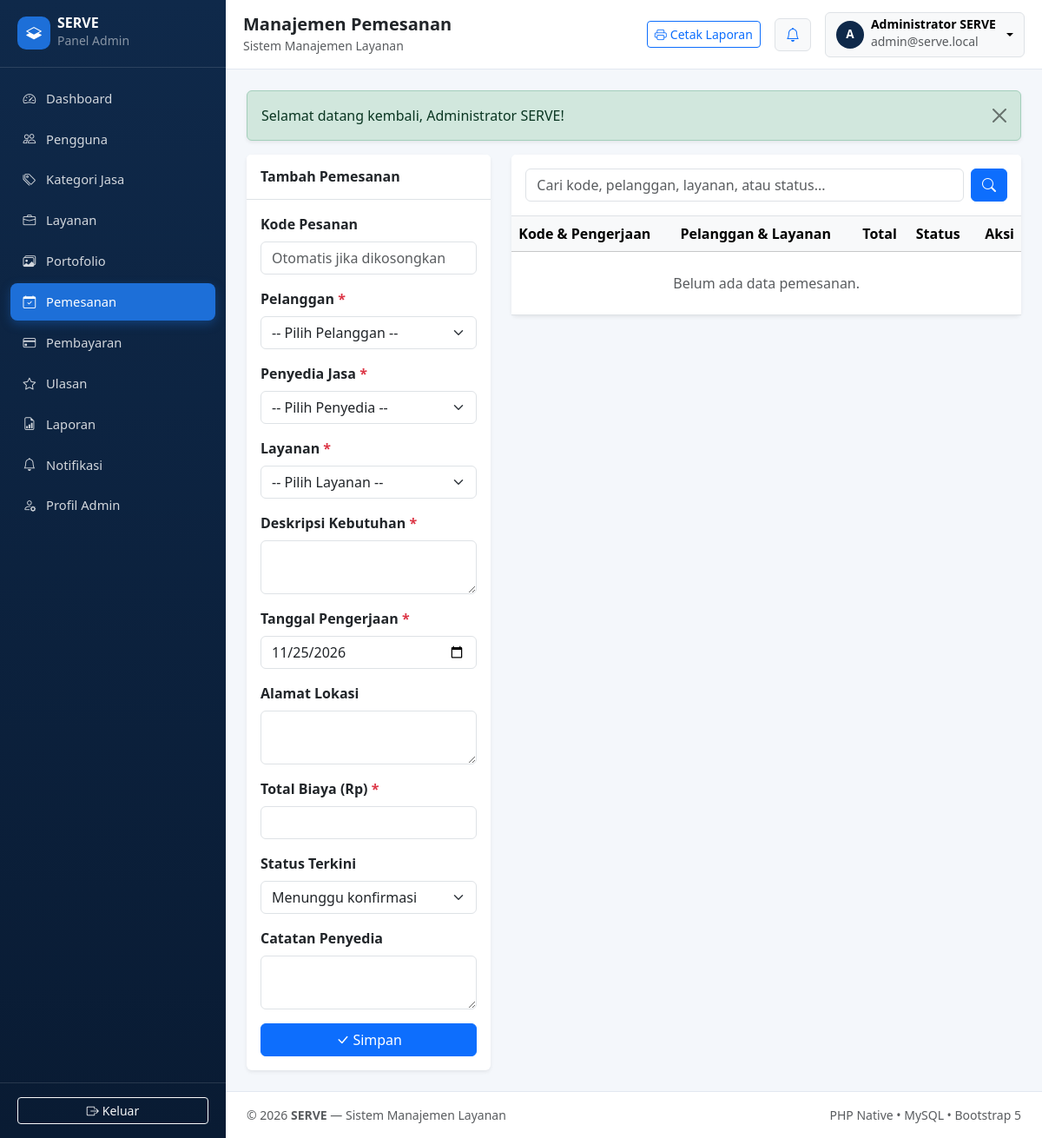
The app's page /admin/orders.php (signed in) with its own data.
### tables this page shows
CREATE TABLE IF NOT EXISTS `users` (
  `id` INT UNSIGNED NOT NULL AUTO_INCREMENT,
  `nama_lengkap` VARCHAR(120) NOT NULL,
  `email` VARCHAR(150) NOT NULL,
  `password` VARCHAR(255) NOT NULL,
  `role` ENUM('admin', 'penyedia', 'pelanggan') NOT NULL DEFAULT 'pelanggan',
  `no_telepon` VARCHAR(25) DEFAULT NULL,
  `alamat` TEXT DEFAULT NULL,
  `foto_profil` VARCHAR(255) DEFAULT NULL,
  `bio_penyedia` TEXT DEFAULT NULL,
  `pengalaman_tahun` SMALLINT UNSIGNED DEFAULT 0,
  `status_akun` ENUM('aktif', 'nonaktif') NOT NULL DEFAULT 'aktif',
  `created_at` DATETIME NOT NULL DEFAULT CURRENT_TIMESTAMP,
  `updated_at` DATETIME NOT NULL DEFAULT CURRENT_TIMESTAMP ON UPDATE CURRENT_TIMESTAMP,
  PRIMARY KEY (`id`),
  UNIQUE KEY `uk_users_email` (`email`),
  KEY `idx_users_role_status` (`role`, `status_akun`)
);

### includes/functions.php (called while the page is built, shortened)
<?php
require_once __DIR__ . '/flash.php';
function url(string $path = ''): string
{
    $cleanPath = ltrim($path, '/');
    return BASE_URL . '/' . $cleanPath;
}
function e(?string $value): string
{
    return htmlspecialchars($value ?? '', ENT_QUOTES, 'UTF-8');
}

### includes/auth_guard.php (called while the page is built, shortened)
<?php
require_once __DIR__ . '/functions.php';
function isLoggedIn(): bool
{
    return !empty($_SESSION['user']) && is_array($_SESSION['user']) && !empty($_SESSION['user']['id']);
}
function currentUser(): ?array
{
    return $_SESSION['user'];
}
function requireLogin(): void
{
    $userId = (int) $_SESSION['user']['id'];
    $pdo = getDBConnection();
    $stmt = $pdo->prepare(
        'SELECT id, nama_lengkap, email, role, foto_profil, status_akun FROM users WHERE id = :id LIMIT 1'
    );
    $stmt->execute(['id' => $userId]);
}
function requireRole(string|array $allowedRoles): void
{
    requireLogin();
}

### admin/_layout.php (the view, shortened to what this page needs)
<?php
require_once __DIR__ . '/../includes/auth_guard.php';
requireRole('admin');
function renderAdminHeader(string $pageTitle, string $activeNav, array $chartData = []): void
{
    $adminUser = currentUser();
    $adminName = (string) ($adminUser['nama_lengkap'] ?? 'Administrator');
    $adminEmail = (string) ($adminUser['email'] ?? '');
    $navItems = [
        ['key' => 'dashboard',     'label' => 'Dashboard',      'icon' => 'bi-speedometer2',           'href' => 'admin/dashboard.php'],
        ['key' => 'users',         'label' => 'Pengguna',       'icon' => 'bi-people',                 'href' => 'admin/users.php'],
        ['key' => 'categories',    'label' => 'Kategori Jasa',  'icon' => 'bi-tags',                   'href' => 'admin/categories.php'],
        ['key' => 'services',      'label' => 'Layanan',        'icon' => 'bi-briefcase',              'href' => 'admin/services.php'],
        ['key' => 'portfolios',    'label' => 'Portofolio',     'icon' => 'bi-images',                 'href' => 'admin/portfolios.php'],
        ['key' => 'orders',        'label' => 'Pemesanan',      'icon' => 'bi-calendar-check',         'href' => 'admin/orders.php'],
        ['key' => 'payments',      'label' => 'Pembayaran',     'icon' => 'bi-credit-card',            'href' => 'admin/payments.php'],
        ['key' => 'reviews',       'label' => 'Ulasan',         'icon' => 'bi-star',                   'href' => 'admin/reviews.php'],
        ['key' => 'reports',       'label' => 'Laporan',        'icon' => 'bi-file-earmark-bar-graph', 'href' => 'admin/reports.php'],
        ['key' => 'notifications', 'label' => 'Notifikasi',     'icon' => 'bi-bell',                   'href' => 'admin/notifications.php'],
        ['key' => 'profile',       'label' => 'Profil Admin',   'icon' => 'bi-person-gear',            'href' => 'admin/profile.php'],
    ];
    ?>
<!DOCTYPE html>
<html lang="id">
<head>
    <link href="https://cdn.jsdelivr.net/npm/bootstrap@5.3.3/dist/css/bootstrap.min.css" rel="stylesheet">
    <link href="https://cdn.jsdelivr.net/npm/bootstrap-icons@1.11.3/font/bootstrap-icons.min.css" rel="stylesheet">
    <link href="<?= e(url('assets/css/style.css')); ?>" rel="stylesheet">
</head>
<body class="serve-admin-body">
<div class="serve-admin-wrapper">
    <aside class="serve-sidebar" id="serveSidebar">
        <div class="serve-sidebar-brand">
            <a href="<?= e(url('admin/dashboard.php')); ?>" class="d-flex align-items-center gap-2 text-white text-decoration-none">
                <span class="serve-brand-badge"><i class="bi bi-layers-half"></i></span>
                <div>
                    <div class="fw-bold lh-1"><?= e(APP_NAME); ?></div>
                    <small class="text-white-50">Panel Admin</small>
                </div>
            </a>
        </div>
        <nav class="serve-sidebar-nav" aria-label="Menu Administrator">
            <?php foreach ($navItems as $item): ?>
                <?php $isActive = ($activeNav === $item['key']); ?>
                <a href="<?= e(url($item['href'])); ?>" class="serve-nav-link <?= $isActive ? 'active' : ''; ?>">
                    <i class="bi <?= e($item['icon']); ?>"></i>
                    <span><?= e($item['label']); ?></span>
                </a>
            <?php endforeach; ?>
        </nav>
        <div class="serve-sidebar-footer">
            <a href="<?= e(url('auth/logout.php')); ?>" class="btn btn-outline-light btn-sm w-100">
                <i class="bi bi-box-arrow-right me-1"></i>Keluar
            </a>
        </div>
    </aside>
    <div class="serve-main-panel">
        <header class="serve-topbar">
            <div class="d-flex align-items-center gap-2">
                <div>
                    <h1 class="h5 fw-bold mb-0 text-dark"><?= e($pageTitle); ?></h1>
                    <small class="text-muted d-none d-sm-inline"><?= e(defined('APP_TAGLINE') ? (string) APP_TAGLINE : 'Sistem Manajemen Layanan'); ?></small>
                </div>
            </div>
            <div class="d-flex align-items-center gap-3">
                <a href="<?= e(url('admin/reports.php')); ?>" class="btn btn-outline-primary btn-sm d-none d-sm-inline-flex align-items-center gap-1" title="Pusat Laporan & Cetak">
                    <i class="bi bi-printer"></i>
                    <span>Cetak Laporan</span>
                </a>
                <a href="<?= e(url('admin/notifications.php')); ?>" class="btn btn-light position-relative border" title="Notifikasi">
                    <i class="bi bi-bell text-primary"></i>
                </a>
                <div class="dropdown">
                    <button class="btn btn-light border dropdown-toggle d-flex align-items-center gap-2" type="button" data-bs-toggle="dropdown" aria-expanded="false">
                        <span class="serve-avatar-sm"><?= e(strtoupper(mb_substr($adminName, 0, 1))); ?></span>
                        <span class="text-start d-none d-md-inline">
                            <span class="d-block small fw-semibold lh-1"><?= e($adminName); ?></span>
                            <small class="text-muted"><?= e($adminEmail); ?></small>
                        </span>
                    </button>
                </div>
            </div>
        </header>
        <main class="serve-content container-fluid py-4 px-3 px-md-4">
    <?php
}
function renderAdminFooter(array $chartData = []): void
{
    ?>
        </main>
        <footer class="serve-admin-footer px-3 px-md-4 py-3">
            <div class="d-flex flex-wrap justify-content-between align-items-center gap-2 small text-muted">
                <span>&copy; <?= date('Y'); ?> <strong><?= e(APP_NAME); ?></strong> — Sistem Manajemen Layanan</span>
                <span>PHP Native &bull; MySQL &bull; Bootstrap 5</span>
            </div>
        </footer>
    </div>
</div>
</body>
</html>
    <?php
}

### assets/css/style.css (style rules this page uses)
:root { --serve-navy: #0f294a; --serve-navy-dark: #091b33; --serve-primary: #1d6fd8; --serve-primary-hover: #1559b0; --serve-surface: #ffffff; --serve-bg: #f4f7fb; }
*, *::before, *::after { box-sizing: border-box; }
html, body { max-width: 100%; overflow-x: hidden; -webkit-text-size-adjust: 100%; }
body { min-height: 100vh; display: flex; flex-direction: column; background-color: var(--serve-bg); }
main { flex: 1 0 auto; min-width: 0; }
.serve-admin-body { background-color: var(--serve-bg); }
.serve-admin-wrapper { display: flex; min-height: 100vh; position: relative; max-width: 100%; }
.serve-sidebar { width: 260px; background: linear-gradient(180deg, var(--serve-navy) 0%, var(--serve-navy-dark) 100%); color: #ffffff; display: flex; flex-direction: column; flex-shrink: 0; z-index: 1045; transition: transform 0.25s ease; }
.serve-sidebar-brand { padding: 1.15rem 1.25rem; border-bottom: 1px solid rgba(255, 255, 255, 0.12); display: flex; align-items: center; justify-content: space-between; }
.serve-brand-badge { width: 38px; height: 38px; border-radius: 10px; background-color: var(--serve-primary); display: inline-flex; align-items: center; justify-content: center; font-size: 1.1rem; }
.serve-sidebar-nav { padding: 0.85rem 0.75rem; display: flex; flex-direction: column; gap: 0.25rem; flex: 1 1 auto; }
.serve-nav-link { display: flex; align-items: center; gap: 0.75rem; padding: 0.65rem 0.9rem; border-radius: 0.5rem; color: rgba(255, 255, 255, 0.82); text-decoration: none; font-size: 0.92rem; font-weight: 500; transition: background-color 0.2s ease, color 0.2s ease; }
.serve-nav-link.active { background-color: var(--serve-primary); color: #ffffff; box-shadow: 0 4px 12px rgba(29, 111, 216, 0.35); }
.serve-sidebar-footer { padding: 1rem 1.25rem; border-top: 1px solid rgba(255, 255, 255, 0.12); }
.serve-main-panel { flex: 1 1 auto; min-width: 0; display: flex; flex-direction: column; }
.serve-topbar { background-color: var(--serve-surface); border-bottom: 1px solid #e2e8f0; padding: 0.85rem 1.25rem; display: flex; align-items: center; justify-content: space-between; gap: 0.75rem; position: sticky; top: 0; z-index: 1020; }
.serve-avatar-sm { width: 32px; height: 32px; border-radius: 50%; background-color: var(--serve-navy); color: #ffffff; display: inline-flex; align-items: center; justify-content: center; font-weight: 700; font-size: 0.85rem; flex-shrink: 0; }
.serve-admin-footer { background-color: var(--serve-surface); border-top: 1px solid #e2e8f0; }

### records on screen
users: nama_lengkap "A", nama_lengkap "Administrator SERVE", email "admin@serve.local"

### other values on screen
APP_NAME "SERVE"
$item['label'] "Dashboard"
$item['label'] "Pengguna"
$item['label'] "Kategori Jasa"
$item['label'] "Layanan"
$item['label'] "Portofolio"
$item['label'] "Pemesanan"
$item['label'] "Pembayaran"
$item['label'] "Ulasan"
$item['label'] "Laporan"
$item['label'] "Notifikasi"
$item['label'] "Profil Admin"
$pageTitle "Manajemen Pemesanan"
$message "Selamat datang kembali, Administrator SERVE!"
form field status_terkini "Menunggu konfirmasi"
